Frame 1 (no input): blank canvas, image omitted
Frame 60 (no input): blank canvas, image omitted
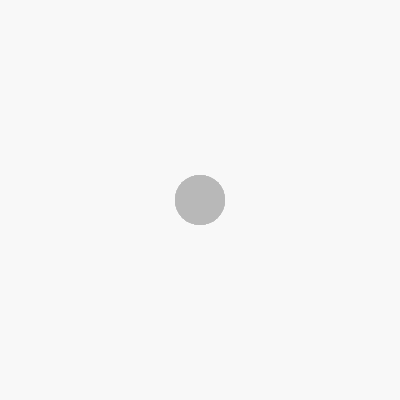
Frame 120 (the mouse pressed at the canvas centre since frame 60)

The p5.js sketch whose frames 1 and 60 were blank and that drew this single picture after the mouse press (run headless with seeded random() and noise() and a simulated clock; from frame 60 on, the mouse is pressed at the canvas centre):

// p5.js sketch
// ── sketch.js
function setup() {
  createCanvas(400, 400);
  background(240);
  noStroke();
}

function draw() {
  if ( mouseX < width/2) {
    if (mouseY < height/2) {
      fill(255, 0, 0);
    } else {
      fill(0, 255, 0);
    }
  } else {
    if (mouseY < height/2) {
      fill(0, 0, 255);
    } else {
      fill(180);
    }
  }
  
  if(mouseIsPressed === true){
    ellipse(mouseX, mouseY, 50, 50);
  }
  
  fill(240, 15);
  rect(0, 0, width, height);
}
